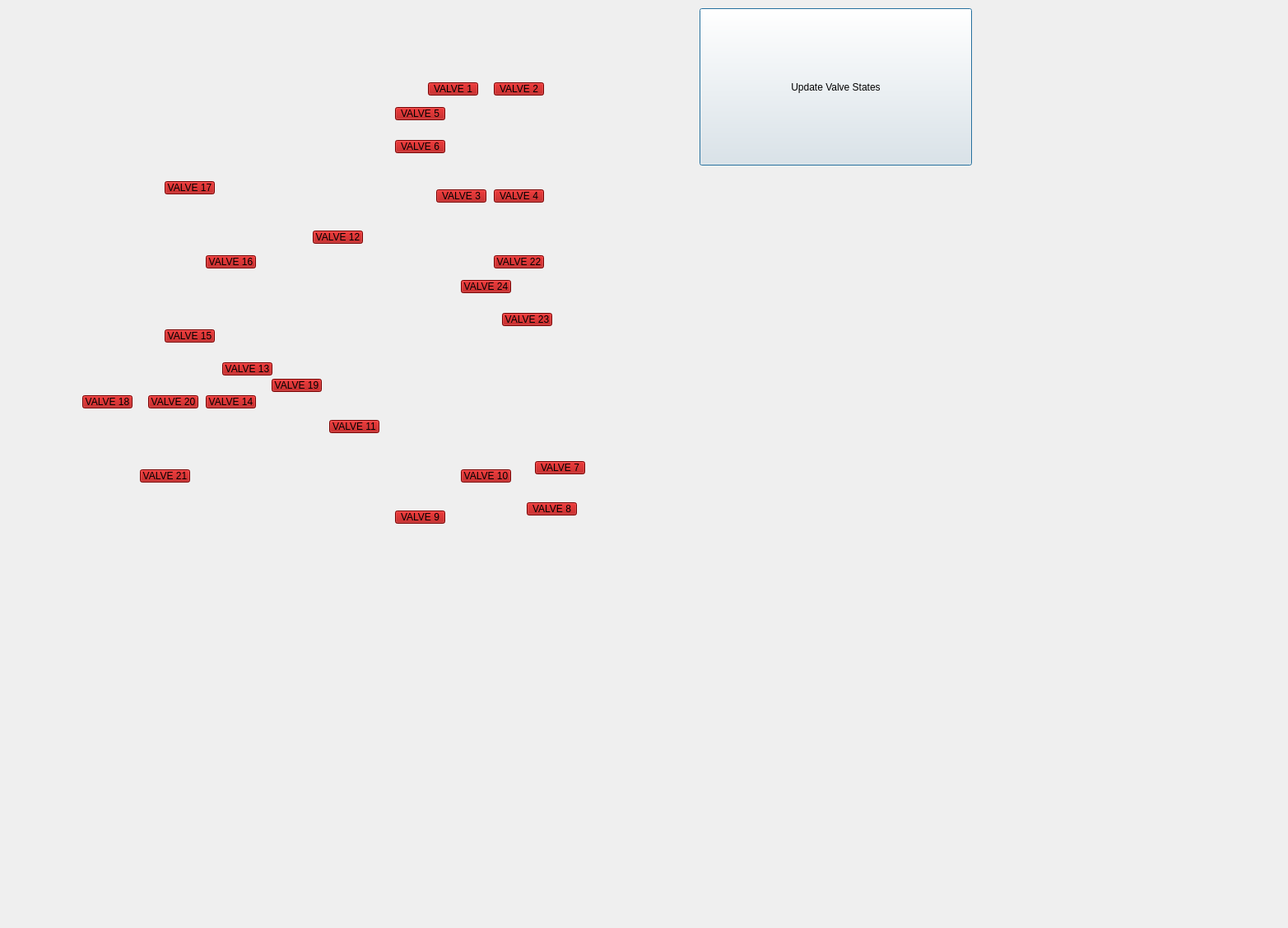
<?xml version="1.0" encoding="UTF-8"?>
<ui version="4.0">
 <class>Panel</class>
 <widget class="QWidget" name="Panel">
  <property name="geometry">
   <rect>
    <x>0</x>
    <y>0</y>
    <width>1565</width>
    <height>1127</height>
   </rect>
  </property>
  <property name="windowTitle">
   <string>Valves</string>
  </property>
  <widget class="QPushButton" name="V1">
   <property name="geometry">
    <rect>
     <x>520</x>
     <y>100</y>
     <width>61</width>
     <height>16</height>
    </rect>
   </property>
   <property name="styleSheet">
    <string notr="true">background-color: rgb(170, 0, 0);
alternate-background-color: rgb(0, 170, 0);</string>
   </property>
   <property name="text">
    <string>VALVE 1</string>
   </property>
   <property name="checkable">
    <bool>true</bool>
   </property>
   <property name="checked">
    <bool>false</bool>
   </property>
  </widget>
  <widget class="QPushButton" name="V2">
   <property name="geometry">
    <rect>
     <x>600</x>
     <y>100</y>
     <width>61</width>
     <height>16</height>
    </rect>
   </property>
   <property name="autoFillBackground">
    <bool>false</bool>
   </property>
   <property name="styleSheet">
    <string notr="true">background-color: rgb(170, 0, 0);
alternate-background-color: rgb(0, 170, 0);</string>
   </property>
   <property name="text">
    <string>VALVE 2</string>
   </property>
   <property name="checkable">
    <bool>true</bool>
   </property>
   <property name="checked">
    <bool>false</bool>
   </property>
  </widget>
  <widget class="QLabel" name="label">
   <property name="geometry">
    <rect>
     <x>0</x>
     <y>-120</y>
     <width>851</width>
     <height>911</height>
    </rect>
   </property>
   <property name="text">
    <string/>
   </property>
   <property name="pixmap">
    <pixmap>../../../../../Pictures/Saved Pictures/Screenshot 2022-02-17 085841.png</pixmap>
   </property>
  </widget>
  <widget class="QPushButton" name="V3">
   <property name="geometry">
    <rect>
     <x>530</x>
     <y>230</y>
     <width>61</width>
     <height>16</height>
    </rect>
   </property>
   <property name="styleSheet">
    <string notr="true">background-color: rgb(170, 0, 0);
alternate-background-color: rgb(0, 170, 0);</string>
   </property>
   <property name="text">
    <string>VALVE 3</string>
   </property>
   <property name="checkable">
    <bool>true</bool>
   </property>
   <property name="checked">
    <bool>false</bool>
   </property>
  </widget>
  <widget class="QPushButton" name="V4">
   <property name="geometry">
    <rect>
     <x>600</x>
     <y>230</y>
     <width>61</width>
     <height>16</height>
    </rect>
   </property>
   <property name="styleSheet">
    <string notr="true">background-color: rgb(170, 0, 0);
alternate-background-color: rgb(0, 170, 0);</string>
   </property>
   <property name="text">
    <string>VALVE 4</string>
   </property>
   <property name="checkable">
    <bool>true</bool>
   </property>
   <property name="checked">
    <bool>false</bool>
   </property>
  </widget>
  <widget class="QPushButton" name="V5">
   <property name="geometry">
    <rect>
     <x>480</x>
     <y>130</y>
     <width>61</width>
     <height>16</height>
    </rect>
   </property>
   <property name="styleSheet">
    <string notr="true">background-color: rgb(170, 0, 0);
alternate-background-color: rgb(0, 170, 0);</string>
   </property>
   <property name="text">
    <string>VALVE 5</string>
   </property>
   <property name="checkable">
    <bool>true</bool>
   </property>
   <property name="checked">
    <bool>false</bool>
   </property>
  </widget>
  <widget class="QPushButton" name="V6">
   <property name="geometry">
    <rect>
     <x>480</x>
     <y>170</y>
     <width>61</width>
     <height>16</height>
    </rect>
   </property>
   <property name="styleSheet">
    <string notr="true">background-color: rgb(170, 0, 0);
alternate-background-color: rgb(0, 170, 0);</string>
   </property>
   <property name="text">
    <string>VALVE 6</string>
   </property>
   <property name="checkable">
    <bool>true</bool>
   </property>
   <property name="checked">
    <bool>false</bool>
   </property>
  </widget>
  <widget class="QPushButton" name="V7">
   <property name="geometry">
    <rect>
     <x>650</x>
     <y>560</y>
     <width>61</width>
     <height>16</height>
    </rect>
   </property>
   <property name="styleSheet">
    <string notr="true">background-color: rgb(170, 0, 0);
alternate-background-color: rgb(0, 170, 0);</string>
   </property>
   <property name="text">
    <string>VALVE 7</string>
   </property>
   <property name="checkable">
    <bool>true</bool>
   </property>
   <property name="checked">
    <bool>false</bool>
   </property>
  </widget>
  <widget class="QPushButton" name="V9">
   <property name="geometry">
    <rect>
     <x>480</x>
     <y>620</y>
     <width>61</width>
     <height>16</height>
    </rect>
   </property>
   <property name="styleSheet">
    <string notr="true">background-color: rgb(170, 0, 0);
alternate-background-color: rgb(0, 170, 0);</string>
   </property>
   <property name="text">
    <string>VALVE 9</string>
   </property>
   <property name="checkable">
    <bool>true</bool>
   </property>
   <property name="checked">
    <bool>false</bool>
   </property>
  </widget>
  <widget class="QPushButton" name="V10">
   <property name="geometry">
    <rect>
     <x>560</x>
     <y>570</y>
     <width>61</width>
     <height>16</height>
    </rect>
   </property>
   <property name="styleSheet">
    <string notr="true">background-color: rgb(170, 0, 0);
alternate-background-color: rgb(0, 170, 0);</string>
   </property>
   <property name="text">
    <string>VALVE 10</string>
   </property>
   <property name="checkable">
    <bool>true</bool>
   </property>
   <property name="checked">
    <bool>false</bool>
   </property>
  </widget>
  <widget class="QPushButton" name="V11">
   <property name="geometry">
    <rect>
     <x>400</x>
     <y>510</y>
     <width>61</width>
     <height>16</height>
    </rect>
   </property>
   <property name="styleSheet">
    <string notr="true">background-color: rgb(170, 0, 0);
alternate-background-color: rgb(0, 170, 0);</string>
   </property>
   <property name="text">
    <string>VALVE 11</string>
   </property>
   <property name="checkable">
    <bool>true</bool>
   </property>
   <property name="checked">
    <bool>false</bool>
   </property>
  </widget>
  <widget class="QPushButton" name="V12">
   <property name="geometry">
    <rect>
     <x>380</x>
     <y>280</y>
     <width>61</width>
     <height>16</height>
    </rect>
   </property>
   <property name="styleSheet">
    <string notr="true">background-color: rgb(170, 0, 0);
alternate-background-color: rgb(0, 170, 0);</string>
   </property>
   <property name="text">
    <string>VALVE 12</string>
   </property>
   <property name="checkable">
    <bool>true</bool>
   </property>
   <property name="checked">
    <bool>false</bool>
   </property>
  </widget>
  <widget class="QPushButton" name="V13">
   <property name="geometry">
    <rect>
     <x>270</x>
     <y>440</y>
     <width>61</width>
     <height>16</height>
    </rect>
   </property>
   <property name="styleSheet">
    <string notr="true">background-color: rgb(170, 0, 0);
alternate-background-color: rgb(0, 170, 0);</string>
   </property>
   <property name="text">
    <string>VALVE 13</string>
   </property>
   <property name="checkable">
    <bool>true</bool>
   </property>
   <property name="checked">
    <bool>false</bool>
   </property>
  </widget>
  <widget class="QPushButton" name="V14">
   <property name="geometry">
    <rect>
     <x>250</x>
     <y>480</y>
     <width>61</width>
     <height>16</height>
    </rect>
   </property>
   <property name="styleSheet">
    <string notr="true">background-color: rgb(170, 0, 0);
alternate-background-color: rgb(0, 170, 0);</string>
   </property>
   <property name="text">
    <string>VALVE 14</string>
   </property>
   <property name="checkable">
    <bool>true</bool>
   </property>
   <property name="checked">
    <bool>false</bool>
   </property>
  </widget>
  <widget class="QPushButton" name="V15">
   <property name="geometry">
    <rect>
     <x>200</x>
     <y>400</y>
     <width>61</width>
     <height>16</height>
    </rect>
   </property>
   <property name="styleSheet">
    <string notr="true">background-color: rgb(170, 0, 0);
alternate-background-color: rgb(0, 170, 0);</string>
   </property>
   <property name="text">
    <string>VALVE 15</string>
   </property>
   <property name="checkable">
    <bool>true</bool>
   </property>
   <property name="checked">
    <bool>false</bool>
   </property>
  </widget>
  <widget class="QPushButton" name="V16">
   <property name="geometry">
    <rect>
     <x>250</x>
     <y>310</y>
     <width>61</width>
     <height>16</height>
    </rect>
   </property>
   <property name="styleSheet">
    <string notr="true">background-color: rgb(170, 0, 0);
alternate-background-color: rgb(0, 170, 0);</string>
   </property>
   <property name="text">
    <string>VALVE 16</string>
   </property>
   <property name="checkable">
    <bool>true</bool>
   </property>
   <property name="checked">
    <bool>false</bool>
   </property>
  </widget>
  <widget class="QPushButton" name="V18">
   <property name="geometry">
    <rect>
     <x>100</x>
     <y>480</y>
     <width>61</width>
     <height>16</height>
    </rect>
   </property>
   <property name="styleSheet">
    <string notr="true">background-color: rgb(170, 0, 0);
alternate-background-color: rgb(0, 170, 0);</string>
   </property>
   <property name="text">
    <string>VALVE 18</string>
   </property>
   <property name="checkable">
    <bool>true</bool>
   </property>
   <property name="checked">
    <bool>false</bool>
   </property>
  </widget>
  <widget class="QPushButton" name="V19">
   <property name="geometry">
    <rect>
     <x>330</x>
     <y>460</y>
     <width>61</width>
     <height>16</height>
    </rect>
   </property>
   <property name="styleSheet">
    <string notr="true">background-color: rgb(170, 0, 0);
alternate-background-color: rgb(0, 170, 0);</string>
   </property>
   <property name="text">
    <string>VALVE 19</string>
   </property>
   <property name="checkable">
    <bool>true</bool>
   </property>
   <property name="checked">
    <bool>false</bool>
   </property>
  </widget>
  <widget class="QPushButton" name="V20">
   <property name="geometry">
    <rect>
     <x>180</x>
     <y>480</y>
     <width>61</width>
     <height>16</height>
    </rect>
   </property>
   <property name="styleSheet">
    <string notr="true">background-color: rgb(170, 0, 0);
alternate-background-color: rgb(0, 170, 0);</string>
   </property>
   <property name="text">
    <string>VALVE 20</string>
   </property>
   <property name="checkable">
    <bool>true</bool>
   </property>
   <property name="checked">
    <bool>false</bool>
   </property>
  </widget>
  <widget class="QPushButton" name="V21">
   <property name="geometry">
    <rect>
     <x>170</x>
     <y>570</y>
     <width>61</width>
     <height>16</height>
    </rect>
   </property>
   <property name="styleSheet">
    <string notr="true">background-color: rgb(170, 0, 0);
alternate-background-color: rgb(0, 170, 0);</string>
   </property>
   <property name="text">
    <string>VALVE 21</string>
   </property>
   <property name="checkable">
    <bool>true</bool>
   </property>
   <property name="checked">
    <bool>false</bool>
   </property>
  </widget>
  <widget class="QPushButton" name="V22">
   <property name="geometry">
    <rect>
     <x>600</x>
     <y>310</y>
     <width>61</width>
     <height>16</height>
    </rect>
   </property>
   <property name="styleSheet">
    <string notr="true">background-color: rgb(170, 0, 0);
alternate-background-color: rgb(0, 170, 0);</string>
   </property>
   <property name="text">
    <string>VALVE 22</string>
   </property>
   <property name="checkable">
    <bool>true</bool>
   </property>
   <property name="checked">
    <bool>false</bool>
   </property>
  </widget>
  <widget class="QPushButton" name="V23">
   <property name="geometry">
    <rect>
     <x>610</x>
     <y>380</y>
     <width>61</width>
     <height>16</height>
    </rect>
   </property>
   <property name="styleSheet">
    <string notr="true">background-color: rgb(170, 0, 0);
alternate-background-color: rgb(0, 170, 0);</string>
   </property>
   <property name="text">
    <string>VALVE 23</string>
   </property>
   <property name="checkable">
    <bool>true</bool>
   </property>
   <property name="checked">
    <bool>false</bool>
   </property>
  </widget>
  <widget class="QPushButton" name="V8">
   <property name="geometry">
    <rect>
     <x>640</x>
     <y>610</y>
     <width>61</width>
     <height>16</height>
    </rect>
   </property>
   <property name="styleSheet">
    <string notr="true">background-color: rgb(170, 0, 0);
alternate-background-color: rgb(0, 170, 0);</string>
   </property>
   <property name="text">
    <string>VALVE 8</string>
   </property>
   <property name="checkable">
    <bool>true</bool>
   </property>
   <property name="checked">
    <bool>false</bool>
   </property>
  </widget>
  <widget class="QPushButton" name="V24">
   <property name="geometry">
    <rect>
     <x>560</x>
     <y>340</y>
     <width>61</width>
     <height>16</height>
    </rect>
   </property>
   <property name="styleSheet">
    <string notr="true">background-color: rgb(170, 0, 0);
alternate-background-color: rgb(0, 170, 0);</string>
   </property>
   <property name="text">
    <string>VALVE 24</string>
   </property>
   <property name="checkable">
    <bool>true</bool>
   </property>
   <property name="checked">
    <bool>false</bool>
   </property>
  </widget>
  <widget class="QPushButton" name="V17">
   <property name="geometry">
    <rect>
     <x>200</x>
     <y>220</y>
     <width>61</width>
     <height>16</height>
    </rect>
   </property>
   <property name="styleSheet">
    <string notr="true">background-color: rgb(170, 0, 0);
alternate-background-color: rgb(0, 170, 0);</string>
   </property>
   <property name="text">
    <string>VALVE 17</string>
   </property>
   <property name="checkable">
    <bool>true</bool>
   </property>
   <property name="checked">
    <bool>false</bool>
   </property>
  </widget>
  <widget class="QPushButton" name="UpdateButton">
   <property name="geometry">
    <rect>
     <x>850</x>
     <y>10</y>
     <width>331</width>
     <height>191</height>
    </rect>
   </property>
   <property name="text">
    <string>Update Valve States</string>
   </property>
   <property name="default">
    <bool>true</bool>
   </property>
   <property name="flat">
    <bool>false</bool>
   </property>
  </widget>
  <zorder>label</zorder>
  <zorder>V1</zorder>
  <zorder>V2</zorder>
  <zorder>V3</zorder>
  <zorder>V4</zorder>
  <zorder>V5</zorder>
  <zorder>V6</zorder>
  <zorder>V7</zorder>
  <zorder>V9</zorder>
  <zorder>V10</zorder>
  <zorder>V11</zorder>
  <zorder>V12</zorder>
  <zorder>V13</zorder>
  <zorder>V14</zorder>
  <zorder>V15</zorder>
  <zorder>V16</zorder>
  <zorder>V18</zorder>
  <zorder>V19</zorder>
  <zorder>V20</zorder>
  <zorder>V21</zorder>
  <zorder>V22</zorder>
  <zorder>V23</zorder>
  <zorder>V8</zorder>
  <zorder>V24</zorder>
  <zorder>V17</zorder>
  <zorder>UpdateButton</zorder>
 </widget>
 <resources>
  <include location="image.qrc"/>
 </resources>
 <connections>
  <connection>
   <sender>V1</sender>
   <signal>clicked(bool)</signal>
   <receiver>Panel</receiver>
   <slot>check_state()</slot>
   <hints>
    <hint type="sourcelabel">
     <x>580</x>
     <y>115</y>
    </hint>
    <hint type="destinationlabel">
     <x>1330</x>
     <y>54</y>
    </hint>
   </hints>
  </connection>
  <connection>
   <sender>V2</sender>
   <signal>clicked(bool)</signal>
   <receiver>Panel</receiver>
   <slot>check_state()</slot>
   <hints>
    <hint type="sourcelabel">
     <x>660</x>
     <y>115</y>
    </hint>
    <hint type="destinationlabel">
     <x>1367</x>
     <y>99</y>
    </hint>
   </hints>
  </connection>
  <connection>
   <sender>V3</sender>
   <signal>clicked(bool)</signal>
   <receiver>Panel</receiver>
   <slot>check_state()</slot>
   <hints>
    <hint type="sourcelabel">
     <x>590</x>
     <y>245</y>
    </hint>
    <hint type="destinationlabel">
     <x>1370</x>
     <y>130</y>
    </hint>
   </hints>
  </connection>
  <connection>
   <sender>V4</sender>
   <signal>clicked(bool)</signal>
   <receiver>Panel</receiver>
   <slot>check_state()</slot>
   <hints>
    <hint type="sourcelabel">
     <x>660</x>
     <y>245</y>
    </hint>
    <hint type="destinationlabel">
     <x>1376</x>
     <y>168</y>
    </hint>
   </hints>
  </connection>
  <connection>
   <sender>V5</sender>
   <signal>clicked(bool)</signal>
   <receiver>Panel</receiver>
   <slot>check_state()</slot>
   <hints>
    <hint type="sourcelabel">
     <x>540</x>
     <y>145</y>
    </hint>
    <hint type="destinationlabel">
     <x>45</x>
     <y>243</y>
    </hint>
   </hints>
  </connection>
  <connection>
   <sender>V6</sender>
   <signal>clicked(bool)</signal>
   <receiver>Panel</receiver>
   <slot>check_state()</slot>
   <hints>
    <hint type="sourcelabel">
     <x>540</x>
     <y>185</y>
    </hint>
    <hint type="destinationlabel">
     <x>38</x>
     <y>284</y>
    </hint>
   </hints>
  </connection>
  <connection>
   <sender>V7</sender>
   <signal>clicked(bool)</signal>
   <receiver>Panel</receiver>
   <slot>check_state()</slot>
   <hints>
    <hint type="sourcelabel">
     <x>710</x>
     <y>575</y>
    </hint>
    <hint type="destinationlabel">
     <x>30</x>
     <y>328</y>
    </hint>
   </hints>
  </connection>
  <connection>
   <sender>V10</sender>
   <signal>clicked(bool)</signal>
   <receiver>Panel</receiver>
   <slot>check_state()</slot>
   <hints>
    <hint type="sourcelabel">
     <x>620</x>
     <y>585</y>
    </hint>
    <hint type="destinationlabel">
     <x>1390</x>
     <y>322</y>
    </hint>
   </hints>
  </connection>
  <connection>
   <sender>V9</sender>
   <signal>clicked(bool)</signal>
   <receiver>Panel</receiver>
   <slot>check_state()</slot>
   <hints>
    <hint type="sourcelabel">
     <x>540</x>
     <y>635</y>
    </hint>
    <hint type="destinationlabel">
     <x>1388</x>
     <y>367</y>
    </hint>
   </hints>
  </connection>
  <connection>
   <sender>V11</sender>
   <signal>clicked(bool)</signal>
   <receiver>Panel</receiver>
   <slot>check_state()</slot>
   <hints>
    <hint type="sourcelabel">
     <x>460</x>
     <y>525</y>
    </hint>
    <hint type="destinationlabel">
     <x>1395</x>
     <y>414</y>
    </hint>
   </hints>
  </connection>
  <connection>
   <sender>V12</sender>
   <signal>clicked(bool)</signal>
   <receiver>Panel</receiver>
   <slot>check_state()</slot>
   <hints>
    <hint type="sourcelabel">
     <x>440</x>
     <y>295</y>
    </hint>
    <hint type="destinationlabel">
     <x>1391</x>
     <y>469</y>
    </hint>
   </hints>
  </connection>
  <connection>
   <sender>V13</sender>
   <signal>clicked(bool)</signal>
   <receiver>Panel</receiver>
   <slot>check_state()</slot>
   <hints>
    <hint type="sourcelabel">
     <x>330</x>
     <y>455</y>
    </hint>
    <hint type="destinationlabel">
     <x>1386</x>
     <y>522</y>
    </hint>
   </hints>
  </connection>
  <connection>
   <sender>V15</sender>
   <signal>clicked(bool)</signal>
   <receiver>Panel</receiver>
   <slot>check_state()</slot>
   <hints>
    <hint type="sourcelabel">
     <x>260</x>
     <y>415</y>
    </hint>
    <hint type="destinationlabel">
     <x>25</x>
     <y>364</y>
    </hint>
   </hints>
  </connection>
  <connection>
   <sender>V14</sender>
   <signal>clicked(bool)</signal>
   <receiver>Panel</receiver>
   <slot>check_state()</slot>
   <hints>
    <hint type="sourcelabel">
     <x>310</x>
     <y>495</y>
    </hint>
    <hint type="destinationlabel">
     <x>27</x>
     <y>411</y>
    </hint>
   </hints>
  </connection>
  <connection>
   <sender>V16</sender>
   <signal>clicked(bool)</signal>
   <receiver>Panel</receiver>
   <slot>check_state()</slot>
   <hints>
    <hint type="sourcelabel">
     <x>310</x>
     <y>325</y>
    </hint>
    <hint type="destinationlabel">
     <x>1382</x>
     <y>568</y>
    </hint>
   </hints>
  </connection>
  <connection>
   <sender>V22</sender>
   <signal>clicked(bool)</signal>
   <receiver>Panel</receiver>
   <slot>check_state()</slot>
   <hints>
    <hint type="sourcelabel">
     <x>660</x>
     <y>325</y>
    </hint>
    <hint type="destinationlabel">
     <x>1384</x>
     <y>613</y>
    </hint>
   </hints>
  </connection>
  <connection>
   <sender>V23</sender>
   <signal>clicked(bool)</signal>
   <receiver>Panel</receiver>
   <slot>check_state()</slot>
   <hints>
    <hint type="sourcelabel">
     <x>670</x>
     <y>395</y>
    </hint>
    <hint type="destinationlabel">
     <x>1382</x>
     <y>659</y>
    </hint>
   </hints>
  </connection>
  <connection>
   <sender>V19</sender>
   <signal>clicked(bool)</signal>
   <receiver>Panel</receiver>
   <slot>check_state()</slot>
   <hints>
    <hint type="sourcelabel">
     <x>390</x>
     <y>475</y>
    </hint>
    <hint type="destinationlabel">
     <x>32</x>
     <y>449</y>
    </hint>
   </hints>
  </connection>
  <connection>
   <sender>V21</sender>
   <signal>clicked(bool)</signal>
   <receiver>Panel</receiver>
   <slot>check_state()</slot>
   <hints>
    <hint type="sourcelabel">
     <x>230</x>
     <y>585</y>
    </hint>
    <hint type="destinationlabel">
     <x>28</x>
     <y>493</y>
    </hint>
   </hints>
  </connection>
  <connection>
   <sender>V18</sender>
   <signal>clicked(bool)</signal>
   <receiver>Panel</receiver>
   <slot>check_state()</slot>
   <hints>
    <hint type="sourcelabel">
     <x>160</x>
     <y>495</y>
    </hint>
    <hint type="destinationlabel">
     <x>29</x>
     <y>544</y>
    </hint>
   </hints>
  </connection>
  <connection>
   <sender>V20</sender>
   <signal>clicked(bool)</signal>
   <receiver>Panel</receiver>
   <slot>check_state()</slot>
   <hints>
    <hint type="sourcelabel">
     <x>240</x>
     <y>495</y>
    </hint>
    <hint type="destinationlabel">
     <x>25</x>
     <y>591</y>
    </hint>
   </hints>
  </connection>
  <connection>
   <sender>V8</sender>
   <signal>clicked(bool)</signal>
   <receiver>Panel</receiver>
   <slot>check_state()</slot>
   <hints>
    <hint type="sourcelabel">
     <x>700</x>
     <y>625</y>
    </hint>
    <hint type="destinationlabel">
     <x>1519</x>
     <y>1037</y>
    </hint>
   </hints>
  </connection>
  <connection>
   <sender>V24</sender>
   <signal>clicked(bool)</signal>
   <receiver>Panel</receiver>
   <slot>check_state()</slot>
   <hints>
    <hint type="sourcelabel">
     <x>620</x>
     <y>355</y>
    </hint>
    <hint type="destinationlabel">
     <x>1504</x>
     <y>715</y>
    </hint>
   </hints>
  </connection>
  <connection>
   <sender>V17</sender>
   <signal>clicked(bool)</signal>
   <receiver>Panel</receiver>
   <slot>check_state()</slot>
   <hints>
    <hint type="sourcelabel">
     <x>260</x>
     <y>235</y>
    </hint>
    <hint type="destinationlabel">
     <x>59</x>
     <y>605</y>
    </hint>
   </hints>
  </connection>
  <connection>
   <sender>UpdateButton</sender>
   <signal>clicked(bool)</signal>
   <receiver>Panel</receiver>
   <slot>change_valve_state_GUI()</slot>
   <hints>
    <hint type="sourcelabel">
     <x>936</x>
     <y>184</y>
    </hint>
    <hint type="destinationlabel">
     <x>933</x>
     <y>275</y>
    </hint>
   </hints>
  </connection>
 </connections>
 <slots>
  <slot>monitor()</slot>
  <slot>change_f()</slot>
  <slot>change_A()</slot>
  <slot>change_ph()</slot>
  <slot>update_timer_timeout()</slot>
  <slot>change_x()</slot>
  <slot>change_s()</slot>
  <slot>change_TC()</slot>
  <slot>change_filter()</slot>
  <slot>change_ref()</slot>
  <slot>change_y()</slot>
  <slot>check_state()</slot>
  <slot>change_valve_state_GUI()</slot>
 </slots>
</ui>
